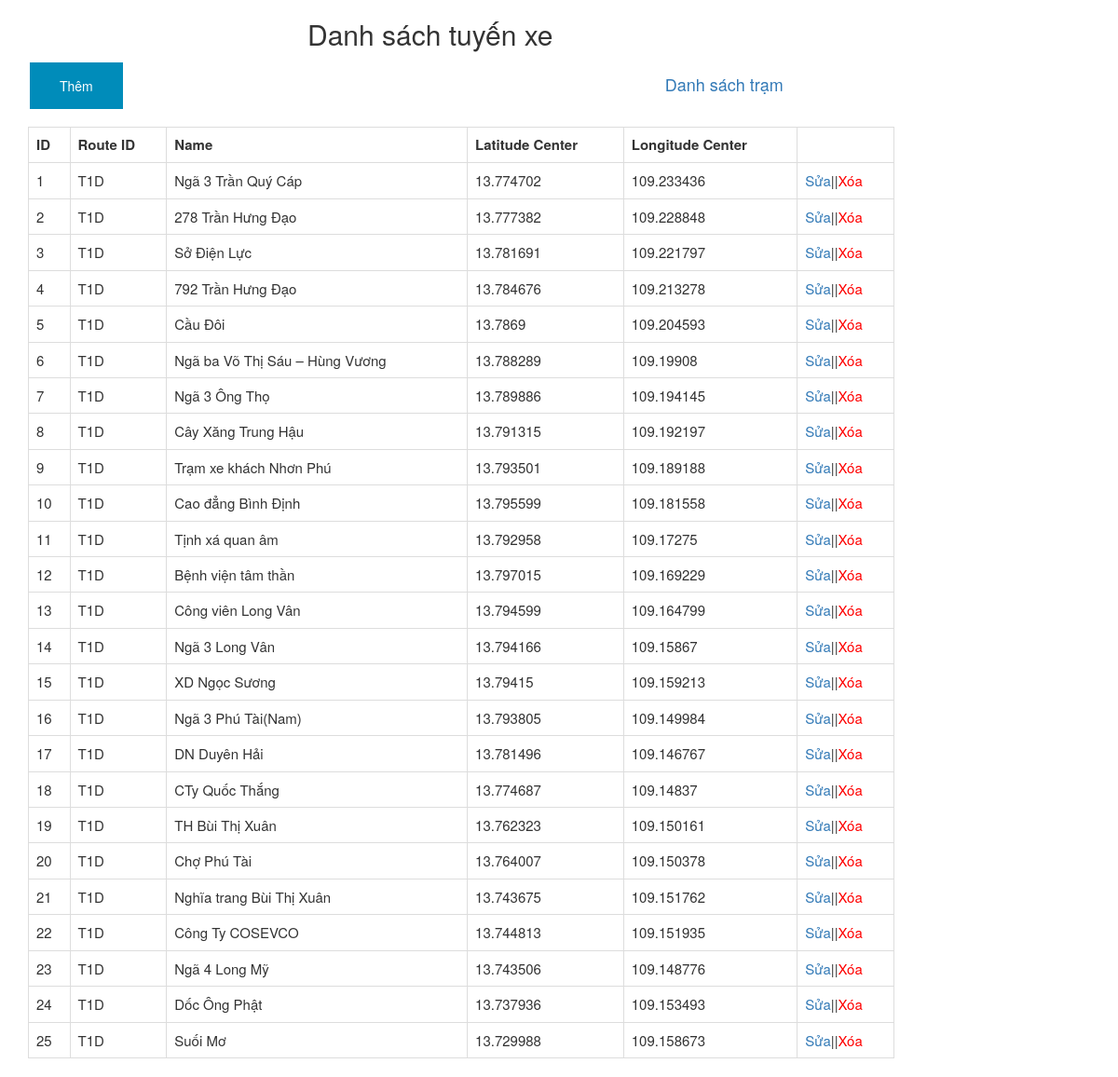
Screenshot of /listmarker.php?id=T1D with the database file from the repository.
### tables this page shows
CREATE TABLE IF NOT EXISTS `route_setting` (
  `id` bigint(20) NOT NULL AUTO_INCREMENT,
  `routeId` varchar(20) NOT NULL,
  `name` varchar(255) NOT NULL,
  `latitudeCenter` double DEFAULT NULL,
  `longitudeCenter` double DEFAULT NULL,
  PRIMARY KEY (`id`),
  KEY `fk_route_setting` (`routeId`)
);

### listmarker.php (the view, shortened to what this page needs)
<!DOCTYPE html>
<html lang="en">
<head>
  <link rel="stylesheet" href="https://maxcdn.bootstrapcdn.com/bootstrap/3.4.1/css/bootstrap.min.css">
</head>
<body>
<div class="container" align="left" >
<h2 style="margin-left:300px;">Danh sách tuyến xe</h2>
<?php
	$url="addmarker.php?id=".$GLOBALS['idtuyen'];
	echo "<form action='$url' method='post'>
<input type='submit' class='button' name='insert' value='Thêm'  />";
echo "<a href='admin?options=listcontact' style='margin-left:580px;font-size:18px'>Danh sách trạm</a>";
	?>
</form>
  <table class="table table-bordered" style="width:930px;font-size: 15px; margin-top: 15px;">
      <tr style="text-align:center;">
		<th>ID</th>
        <th>Route ID</th>
        <th>Name</th>
        <th>Latitude Center</th>
		<th>Longitude Center</th>
		<th></th>
      </tr>
      <?php
		include 'config.php';
		$id = isset($_GET['id']) ? $_GET['id'] : '';
		$query = "select * from route_setting where routeId = '$id' ";
		$result = mysqli_query($conn, $query);
		$i=1;
		while ($row = mysqli_fetch_array($result))
		{
			echo "<tr>
			<td>$i</td>
			<td>$row[routeId]</td>
			<td>$row[name]</td>
			<td>$row[latitudeCenter]</td>
			<td>$row[longitudeCenter]</td>
			<td><a href='updatemarker.php?id=$row[routeId]'>Sửa</a>||<a href='deletemarker.php?id=$row[id]' style='color: red'>Xóa</a></td>
			</tr>";
			$i++;
		}
	  ?>
  </table>
</div>
</body>
</html>

### listmarker.php (style rules this page uses)
.button { border: none; color: white; padding: 15px 32px; text-align: center; text-decoration: none; display: inline-block; font-size: 14px; margin: 4px 2px; cursor: pointer; background-color: #008CBA; }

### rows the page displays
route_setting: routeId "T1D", name "Ngã 3 Trần Quý Cáp", latitudeCenter "13.774702", longitudeCenter "109.233436"
route_setting: routeId "T1D", name "278 Trần Hưng Đạo", latitudeCenter "13.777382", longitudeCenter "109.228848"
route_setting: routeId "T1D", name "Sở Điện Lực", latitudeCenter "13.781691", longitudeCenter "109.221797"
route_setting: routeId "T1D", name "792 Trần Hưng Đạo", latitudeCenter "13.784676", longitudeCenter "109.213278"
route_setting: routeId "T1D", name "Cầu Đôi", latitudeCenter "13.7869", longitudeCenter "109.204593"
route_setting: routeId "T1D", name "Ngã ba Võ Thị Sáu – Hùng Vương", latitudeCenter "13.788289", longitudeCenter "109.19908"
route_setting: routeId "T1D", name "Ngã 3 Ông Thọ", latitudeCenter "13.789886", longitudeCenter "109.194145"
route_setting: routeId "T1D", name "Cây Xăng Trung Hậu", latitudeCenter "13.791315", longitudeCenter "109.192197"
route_setting: routeId "T1D", name "Trạm xe khách Nhơn Phú", latitudeCenter "13.793501", longitudeCenter "109.189188"
route_setting: routeId "T1D", name "Cao đẳng Bình Định", latitudeCenter "13.795599", longitudeCenter "109.181558"
route_setting: routeId "T1D", name "Tịnh xá quan âm", latitudeCenter "13.792958", longitudeCenter "109.17275"
route_setting: routeId "T1D", name "Bệnh viện tâm thần", latitudeCenter "13.797015", longitudeCenter "109.169229"
route_setting: routeId "T1D", name "Công viên Long Vân", latitudeCenter "13.794599", longitudeCenter "109.164799"
route_setting: routeId "T1D", name "Ngã 3 Long Vân", latitudeCenter "13.794166", longitudeCenter "109.15867"
route_setting: routeId "T1D", name "XD Ngọc Sương", latitudeCenter "13.79415", longitudeCenter "109.159213"
route_setting: routeId "T1D", name "Ngã 3 Phú Tài(Nam)", latitudeCenter "13.793805", longitudeCenter "109.149984"
route_setting: routeId "T1D", name "DN Duyên Hải", latitudeCenter "13.781496", longitudeCenter "109.146767"
route_setting: routeId "T1D", name "CTy Quốc Thắng", latitudeCenter "13.774687", longitudeCenter "109.14837"
route_setting: routeId "T1D", name "TH Bùi Thị Xuân", latitudeCenter "13.762323", longitudeCenter "109.150161"
route_setting: routeId "T1D", name "Chợ Phú Tài", latitudeCenter "13.764007", longitudeCenter "109.150378"
route_setting: routeId "T1D", name "Nghĩa trang Bùi Thị Xuân", latitudeCenter "13.743675", longitudeCenter "109.151762"
route_setting: routeId "T1D", name "Công Ty COSEVCO", latitudeCenter "13.744813", longitudeCenter "109.151935"
route_setting: routeId "T1D", name "Ngã 4 Long Mỹ", latitudeCenter "13.743506", longitudeCenter "109.148776"
route_setting: routeId "T1D", name "Dốc Ông Phật", latitudeCenter "13.737936", longitudeCenter "109.153493"
route_setting: routeId "T1D", name "Suối Mơ", latitudeCenter "13.729988", longitudeCenter "109.158673"
